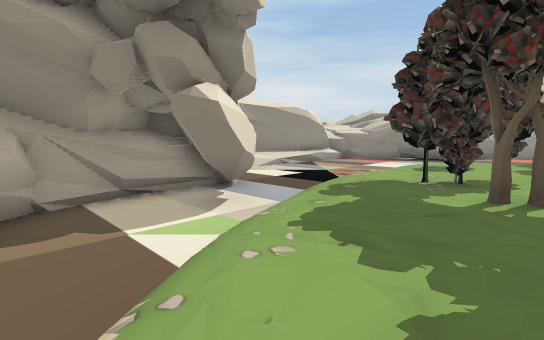
[1] (above)

18 first-person views from a walk through a Unity game level. The camera is 1.5 m above the floor, tilts 6° down and sees 85° across. The floor is counted in squares, 2 m on a side. Each view is taken from the middle of a square. On the plan, view 1 faces up. The plan holds only what a view shows up to about 10 squares ahead; the rest is blank. The place goes on beyond the plan. The player character is not drawn.

[2]
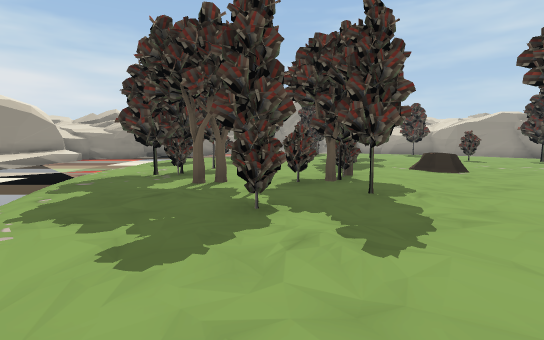

[3]
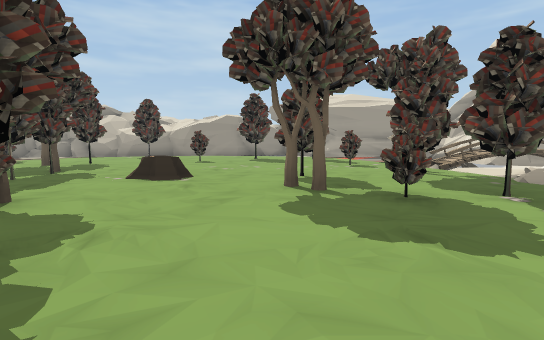

[4]
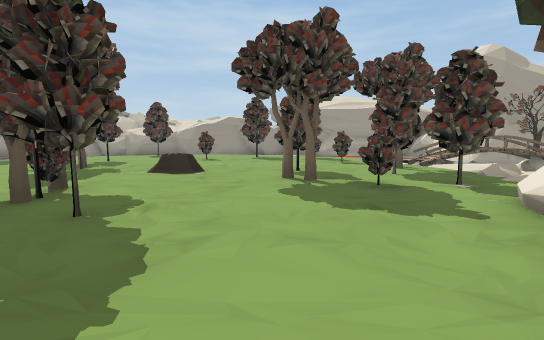

[5]
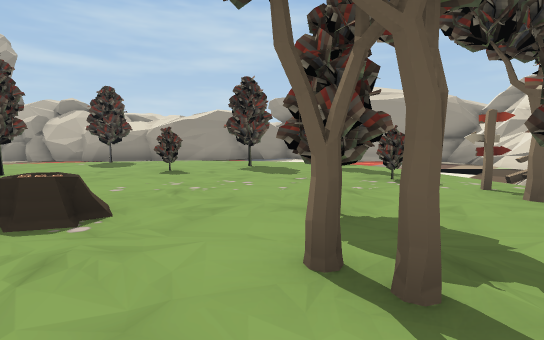

[6]
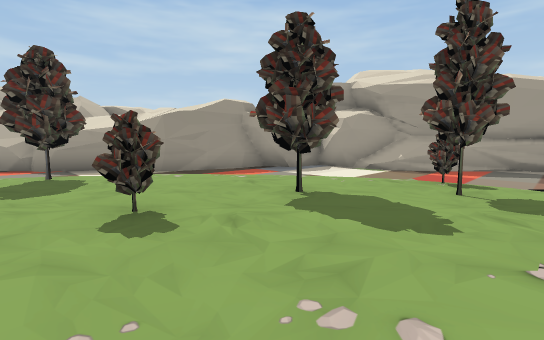

[7]
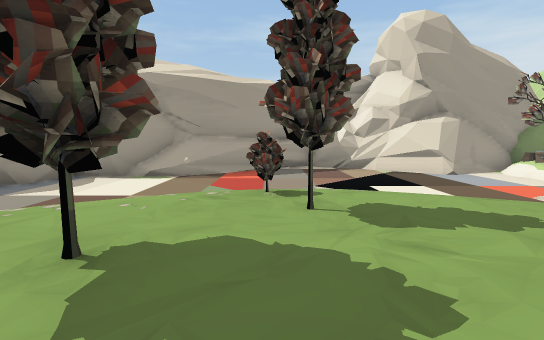

[8]
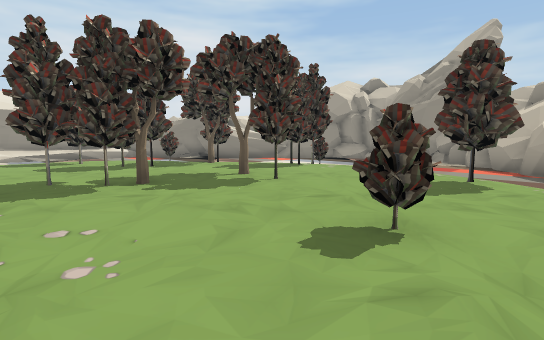

[9]
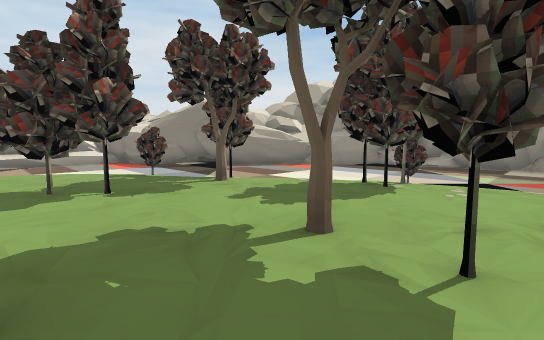

[10]
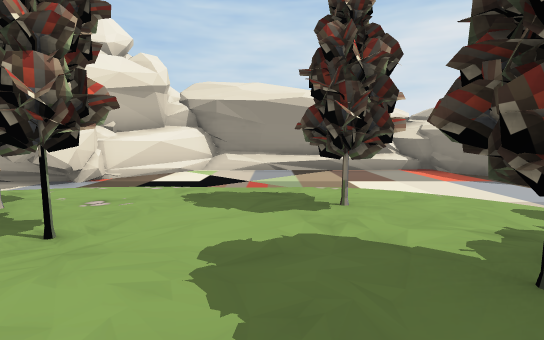

[11]
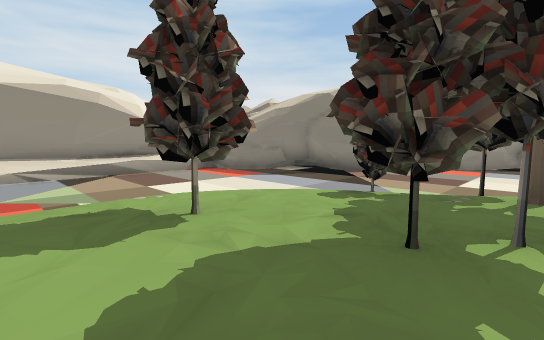

[12]
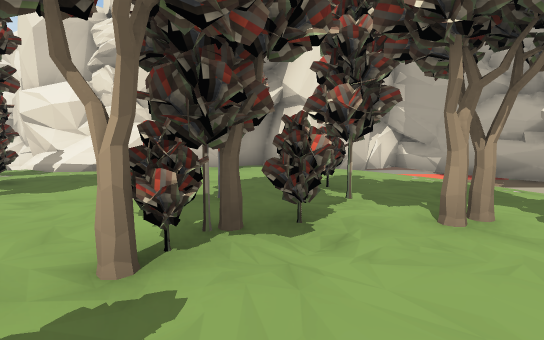

[13]
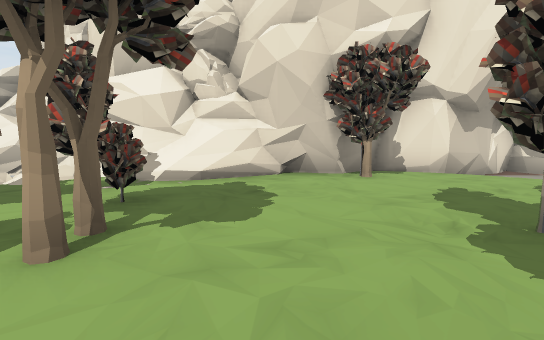

[14]
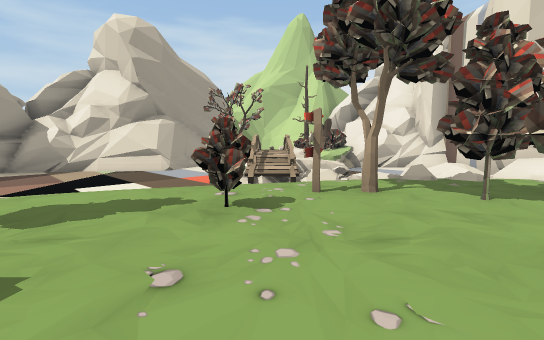

[15]
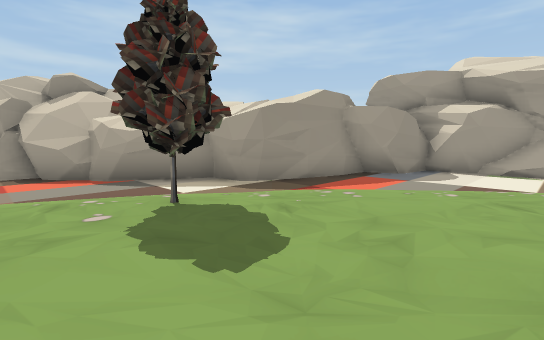

[16]
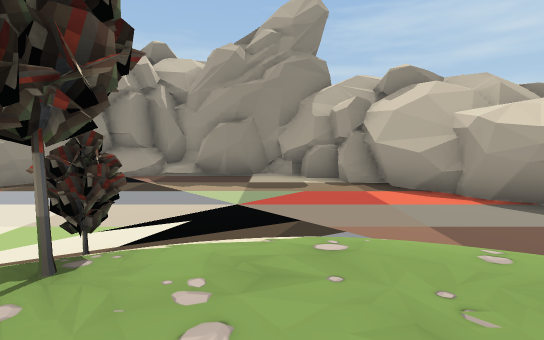

[17]
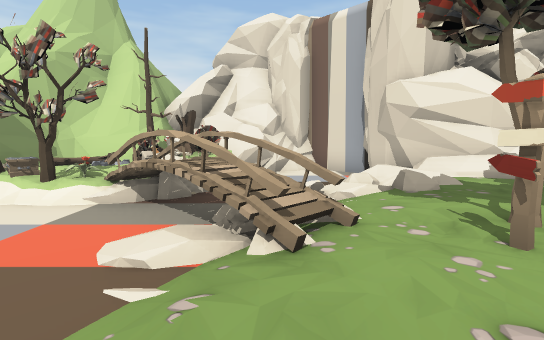

[18]
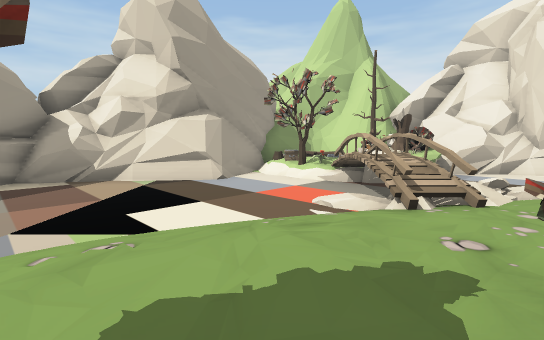

### Floor plan
Key: @ floor where view 1 was taken; # wall or solid block; . main floor; - floor 0.25 m lower than the main floor; _ floor 0.5 m lower than the main floor; / step, stairs or slope; = window, fence, low wall or low ledge; ~ liquid the walk can cross; ≈ liquid the walk keeps out of; ^ raised ledge; T tree; S stump; I sign; P plant; O other object.
Columns run from 4 left of view 1 to 19 right of it. Each row starts with its distance up from view 1.
 13     ###≈≈≈≈≈≈≈≈≈≈≈≈≈≈≈
 12     #≈≈≈≈≈≈≈≈≈≈≈≈≈≈≈≈≈#
 11   ##^≈≈≈≈≈≈≈≈≈≈≈≈≈≈≈≈≈##
 10   ##≈≈≈≈≈ __~≈≈≈≈≈≈≈≈≈##
  9    #≈≈≈ /...TT/ ~~≈≈≈≈##
  8    #≈≈≈/.T...T..T/_≈≈≈#
  7    #≈≈/....TT...../~≈≈#
  6  ###≈/............./≈≈≈
  5  #≈≈≈/.TT.....TT.../~≈≈≈
  4  #≈≈-......TTT....TT~≈≈≈
  3 ##≈≈/..T............ ≈≈
  2 #≈≈≈...TTT.........._≈≈≈
  1 ≈≈≈≈..T.T...S...T... ≈≈≈
  0 #≈  @............T.. ≈≈≈
 -1 ≈≈≈#.......TT.......~≈≈≈
 -2    #.TT...T.T....../≈≈≈≈
 -3     ###...T...TT.TT/≈≈≈^
 -4        O=.TT.T..../~≈≈≈#
 -5        ###...I.///~≈≈≈##
 -6          #/=///~~≈≈≈≈≈#
 -7         ##/≈//O≈≈≈≈≈≈≈#
 -8         #≈≈≈ ≈#≈≈≈≈≈≈≈#
 -9         ≈≈≈≈^^^≈≈≈#####
-10         ###≈O OP###

Positions as (right, up) in squares from view 1, and headings:
1: (0, 0), facing up
2: (0, -1), facing up-right
3: (2, -1), facing right
4: (1, -1), facing right
5: (5, -1), facing right
6: (9, 0), facing right
7: (11, 0), facing down-right
8: (11, -1), facing up
9: (10, 3), facing up
10: (7, 5), facing up-left
11: (6, 5), facing up
12: (6, 4), facing down-left
13: (7, 1), facing down-left
14: (10, 0), facing down
15: (11, 3), facing right
16: (12, 6), facing up-right
17: (12, -4), facing down-left
18: (12, -2), facing down
